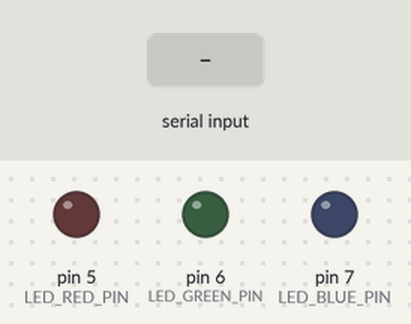
This sketch was run on a simulated Arduino Nano, built with avr-gcc and run on an emulated ATmega328P. Parts: output pins drawn as LEDs (lit = HIGH). Inputs (shaded band) come from the test bench. What the sketch prints to the serial monitor is not drawn.

Above: at 1.2 s.
1.3 s: "2" received over the second serial link
Timing chart, 0 to 4.3 s (numbered marks = the images above; inputs shaded):
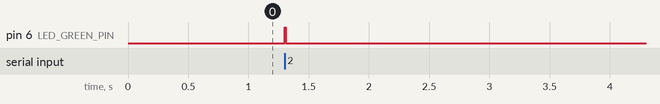

Measured:
- after the input at 1.3 s, pin 6 (LED_GREEN_PIN): LOW → HIGH at once, → LOW 0.01 s later

The sketch:

base.ino
```cpp
#include <SoftwareSerial.h>
#define SERIAL_BAUD 9600

// Bluetooth variables
SoftwareSerial bt(2, 3);  // (Tx, Rx) of BT
#define BLUETOOTH_BAUD 38400
#define BT_SIGNAL_DOT '2'
#define BT_SIGNAL_DASH '3'

// Output device variables
#define LED_RED_PIN 5
#define LED_GREEN_PIN 6
#define LED_BLUE_PIN 7

// Morse code logic variables
#define DOT_LED LED_GREEN_PIN
#define DASH_LED LED_BLUE_PIN
#define LED_ON_DURATION 10  // milliseconds

// Setup Logic
void setup() {
  Serial.begin(SERIAL_BAUD);
  Serial.println("Started base");

  // LEDs
  pinMode(LED_RED_PIN, OUTPUT);
  pinMode(LED_GREEN_PIN, OUTPUT);
  pinMode(LED_BLUE_PIN, OUTPUT);

  bt.begin(BLUETOOTH_BAUD);

  Serial.println("Initialized base!");
}

void loop() {

  // Bluetooth handling
  if (bt.available()) {
    handleBluetoothSignal(bt.read());
  }
}

/* Function to signal a dot in morse code
 * Arguments: None
 * Returns: None
 */
void morseDot() {
  Serial.print(".");
  digitalWrite(DOT_LED, HIGH);
  delay(LED_ON_DURATION);
  digitalWrite(DOT_LED, LOW);
}

/* Function to signal a dash in morse code
 * Arguments: None
 * Returns: None
 */
void morseDash() {
  Serial.print("_");
  digitalWrite(DASH_LED, HIGH);
  delay(LED_ON_DURATION);
  digitalWrite(DASH_LED, LOW);
}

/* Function called when a bluetooth signal is recieved
 * Use the switch-case to handle signals
 * Arguments: char (signal from serial)
 * Returns: None
 */
void handleBluetoothSignal(char signal) {

  switch (signal) {
    case BT_SIGNAL_DOT:
      morseDot();
      break;
    case BT_SIGNAL_DASH:
      morseDash();
      break;
  }
}
```
